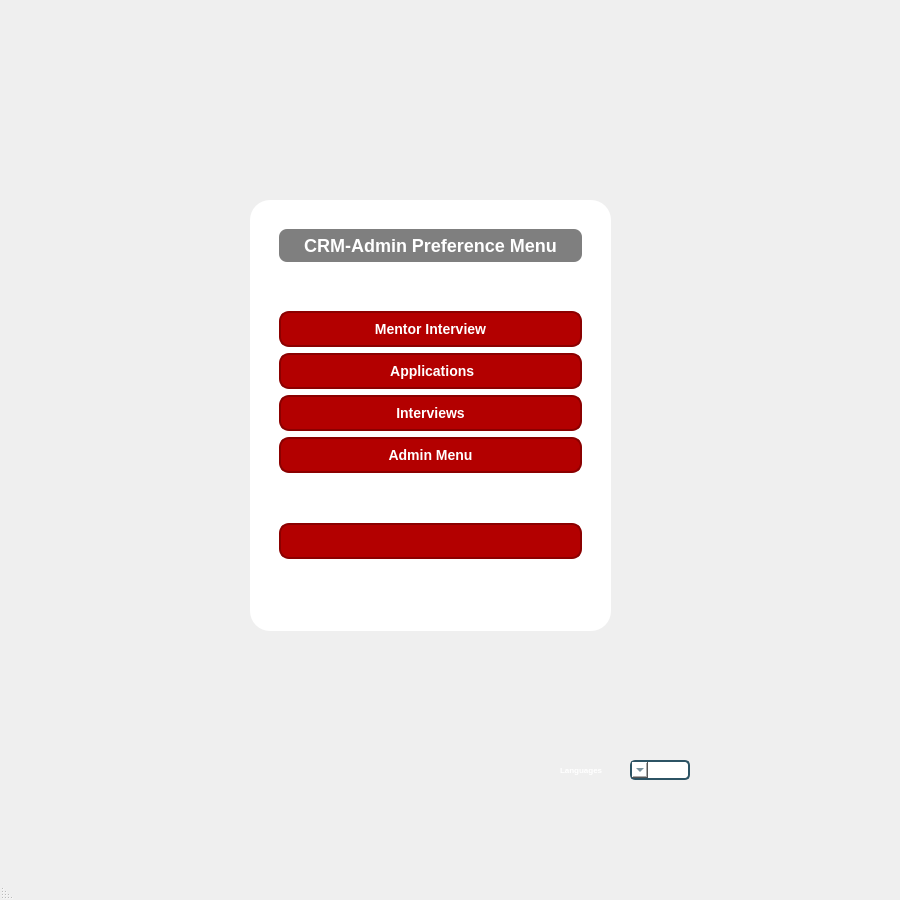
<?xml version="1.0" encoding="UTF-8"?>
<ui version="4.0">
 <class>MainWindow</class>
 <widget class="QMainWindow" name="MainWindow">
  <property name="geometry">
   <rect>
    <x>0</x>
    <y>0</y>
    <width>900</width>
    <height>900</height>
   </rect>
  </property>
  <property name="minimumSize">
   <size>
    <width>900</width>
    <height>900</height>
   </size>
  </property>
  <property name="maximumSize">
   <size>
    <width>900</width>
    <height>900</height>
   </size>
  </property>
  <property name="windowTitle">
   <string>MainWindow</string>
  </property>
  <property name="layoutDirection">
   <enum>Qt::RightToLeft</enum>
  </property>
  <property name="styleSheet">
   <string notr="true">QMainWindow, QWidget {
    background: qlineargradient(x1:0, y1:0, x2:1, y2:1,
        stop:0 #0f2027, stop:0.5 #203a43, stop:1 #2c5364);
}
</string>
  </property>
  <property name="toolButtonStyle">
   <enum>Qt::ToolButtonFollowStyle</enum>
  </property>
  <widget class="QWidget" name="centralwidget">
   <property name="styleSheet">
    <string notr="true">QMainWindow, QDialog {
    background: qlineargradient(x1:0, y1:0, x2:1, y2:1,
        stop:0 #0f2027, stop:0.5 #203a43, stop:1 #2c5364);
}
</string>
   </property>
   <widget class="QWidget" name="widget" native="true">
    <property name="geometry">
     <rect>
      <x>120</x>
      <y>40</y>
      <width>621</width>
      <height>761</height>
     </rect>
    </property>
    <property name="minimumSize">
     <size>
      <width>500</width>
      <height>600</height>
     </size>
    </property>
    <property name="maximumSize">
     <size>
      <width>900</width>
      <height>1000</height>
     </size>
    </property>
    <property name="styleSheet">
     <string notr="true">QMainWindow, QDialog {
    background: qlineargradient(x1:0, y1:0, x2:1, y2:1,
        stop:0 #0f2027, stop:0.5 #203a43, stop:1 #2c5364);
}
</string>
    </property>
    <widget class="QFrame" name="frame_menu">
     <property name="geometry">
      <rect>
       <x>130</x>
       <y>160</y>
       <width>361</width>
       <height>431</height>
      </rect>
     </property>
     <property name="focusPolicy">
      <enum>Qt::TabFocus</enum>
     </property>
     <property name="layoutDirection">
      <enum>Qt::RightToLeft</enum>
     </property>
     <property name="styleSheet">
      <string notr="true">QFrame {
    background-color: white;
    border-radius: 20px;
    padding: 20px;
}
</string>
     </property>
     <property name="frameShape">
      <enum>QFrame::WinPanel</enum>
     </property>
     <property name="frameShadow">
      <enum>QFrame::Raised</enum>
     </property>
     <layout class="QVBoxLayout" name="verticalLayout">
      <item>
       <widget class="QLabel" name="label_adminprefencemenu">
        <property name="font">
         <font>
          <pointsize>-1</pointsize>
          <weight>75</weight>
          <bold>true</bold>
         </font>
        </property>
        <property name="styleSheet">
         <string notr="true">QLabel {
    background-color: #7f7f7f;
    color: white;
    font-weight: bold;
    font-size: 18px;
    padding: 6px 12px;
    border-radius: 8px;
}


</string>
        </property>
        <property name="frameShape">
         <enum>QFrame::StyledPanel</enum>
        </property>
        <property name="frameShadow">
         <enum>QFrame::Raised</enum>
        </property>
        <property name="text">
         <string>CRM-Admin Preference Menu</string>
        </property>
        <property name="textFormat">
         <enum>Qt::AutoText</enum>
        </property>
        <property name="scaledContents">
         <bool>false</bool>
        </property>
        <property name="alignment">
         <set>Qt::AlignCenter</set>
        </property>
       </widget>
      </item>
      <item>
       <spacer name="verticalSpacer_2">
        <property name="orientation">
         <enum>Qt::Vertical</enum>
        </property>
        <property name="sizeHint" stdset="0">
         <size>
          <width>20</width>
          <height>40</height>
         </size>
        </property>
       </spacer>
      </item>
      <item>
       <widget class="QPushButton" name="pushButton_mentorinterview">
        <property name="styleSheet">
         <string notr="true">QPushButton {
    background-color: #b30000;
    color: white;
    border-radius: 10px;
    padding: 8px 20px;
    font-weight: bold;
    font-size: 14px;
    border: 2px solid #8b0000;
}

QPushButton:hover {
    background-color: #e60000;
    border: 2px solid #ff0000;
}

</string>
        </property>
        <property name="text">
         <string>Mentor Interview</string>
        </property>
       </widget>
      </item>
      <item>
       <widget class="QPushButton" name="pushButton_applications">
        <property name="layoutDirection">
         <enum>Qt::LeftToRight</enum>
        </property>
        <property name="styleSheet">
         <string notr="true">QPushButton {
    background-color: #b30000;
    color: white;
    border-radius: 10px;
    padding: 8px 20px;
    font-weight: bold;
    font-size: 14px;
    border: 2px solid #8b0000;
}

QPushButton:hover {
    background-color: #e60000;
    border: 2px solid #ff0000;
}

</string>
        </property>
        <property name="text">
         <string> Applications</string>
        </property>
        <property name="icon">
         <iconset>
          <normaloff>../images/categories.png</normaloff>../images/categories.png</iconset>
        </property>
        <property name="iconSize">
         <size>
          <width>18</width>
          <height>18</height>
         </size>
        </property>
        <property name="autoRepeatDelay">
         <number>300</number>
        </property>
       </widget>
      </item>
      <item>
       <widget class="QPushButton" name="pushButton_interviews">
        <property name="styleSheet">
         <string notr="true">QPushButton {
    background-color: #b30000;
    color: white;
    border-radius: 10px;
    padding: 8px 20px;
    font-weight: bold;
    font-size: 14px;
    border: 2px solid #8b0000;
}

QPushButton:hover {
    background-color: #e60000;
    border: 2px solid #ff0000;
}
</string>
        </property>
        <property name="text">
         <string>Interviews</string>
        </property>
       </widget>
      </item>
      <item>
       <widget class="QPushButton" name="pushButton_adminmenu">
        <property name="layoutDirection">
         <enum>Qt::LeftToRight</enum>
        </property>
        <property name="styleSheet">
         <string notr="true">QPushButton {
    background-color: #b30000;
    color: white;
    border-radius: 10px;
    padding: 8px 20px;
    font-weight: bold;
    font-size: 14px;
    border: 2px solid #8b0000;
}

QPushButton:hover {
    background-color: #e60000;
    border: 2px solid #ff0000;
}
</string>
        </property>
        <property name="text">
         <string>Admin Menu</string>
        </property>
        <property name="icon">
         <iconset>
          <normaloff>../images/home.png</normaloff>../images/home.png</iconset>
        </property>
        <property name="iconSize">
         <size>
          <width>17</width>
          <height>17</height>
         </size>
        </property>
       </widget>
      </item>
      <item>
       <spacer name="verticalSpacer_3">
        <property name="orientation">
         <enum>Qt::Vertical</enum>
        </property>
        <property name="sizeHint" stdset="0">
         <size>
          <width>20</width>
          <height>40</height>
         </size>
        </property>
       </spacer>
      </item>
      <item>
       <widget class="QPushButton" name="pushButton_exit">
        <property name="styleSheet">
         <string notr="true">QPushButton {
    background-color: #b30000;
    color: white;
    border-radius: 10px;
    padding: 8px 20px;
    font-weight: bold;
    font-size: 14px;
    border: 2px solid #8b0000;
}

QPushButton:hover {
    background-color: #e60000;
    border: 2px solid #ff0000;
}
</string>
        </property>
        <property name="text">
         <string/>
        </property>
        <property name="icon">
         <iconset>
          <normaloff>../images/logout.png</normaloff>../images/logout.png</iconset>
        </property>
        <property name="iconSize">
         <size>
          <width>18</width>
          <height>18</height>
         </size>
        </property>
       </widget>
      </item>
      <item>
       <spacer name="verticalSpacer">
        <property name="orientation">
         <enum>Qt::Vertical</enum>
        </property>
        <property name="sizeHint" stdset="0">
         <size>
          <width>20</width>
          <height>40</height>
         </size>
        </property>
       </spacer>
      </item>
     </layout>
    </widget>
    <widget class="QComboBox" name="comboBox_language">
     <property name="geometry">
      <rect>
       <x>510</x>
       <y>720</y>
       <width>60</width>
       <height>20</height>
      </rect>
     </property>
     <property name="maximumSize">
      <size>
       <width>60</width>
       <height>16777215</height>
      </size>
     </property>
     <property name="styleSheet">
      <string notr="true">QComboBox#comboBox_language {
    background-color: #ffffff;
    color: #2c5364;  /* Tema ile uyumlu koyu mavi */
    border: 2px solid #2c5364;
    border-radius: 5px;
    padding: 4px;
    min-width: 10px;
    font-weight: bold;
}
QComboBox QAbstractItemView {
    background-color: #ffffff;
    color: #2c5364;
    selection-background-color: #203a43;
    selection-color: white;
}
</string>
     </property>
     <item>
      <property name="text">
       <string/>
      </property>
     </item>
     <item>
      <property name="text">
       <string>Türkçe</string>
      </property>
     </item>
     <item>
      <property name="text">
       <string>English</string>
      </property>
     </item>
     <item>
      <property name="text">
       <string>Dutch</string>
      </property>
     </item>
     <item>
      <property name="text">
       <string>Deutsch</string>
      </property>
     </item>
     <item>
      <property name="text">
       <string>Русский</string>
      </property>
     </item>
     <item>
      <property name="text">
       <string>Español</string>
      </property>
     </item>
     <item>
      <property name="text">
       <string>العربية</string>
      </property>
     </item>
     <item>
      <property name="text">
       <string>简体中文</string>
      </property>
     </item>
     <item>
      <property name="text">
       <string>日本語</string>
      </property>
     </item>
    </widget>
    <widget class="QLabel" name="label_language">
     <property name="geometry">
      <rect>
       <x>440</x>
       <y>720</y>
       <width>61</width>
       <height>20</height>
      </rect>
     </property>
     <property name="maximumSize">
      <size>
       <width>100</width>
       <height>20</height>
      </size>
     </property>
     <property name="styleSheet">
      <string notr="true">QLabel#label_language {
    color: white;
    font-weight: bold;
    font-size: 6pt;
}
</string>
     </property>
     <property name="text">
      <string>Languages</string>
     </property>
    </widget>
    <widget class="QLabel" name="label_logo">
     <property name="geometry">
      <rect>
       <x>100</x>
       <y>10</y>
       <width>441</width>
       <height>81</height>
      </rect>
     </property>
     <property name="text">
      <string/>
     </property>
     <property name="pixmap">
      <pixmap>../images/logo.jpg</pixmap>
     </property>
     <property name="scaledContents">
      <bool>true</bool>
     </property>
    </widget>
   </widget>
  </widget>
  <widget class="QMenuBar" name="menubar">
   <property name="geometry">
    <rect>
     <x>0</x>
     <y>0</y>
     <width>900</width>
     <height>26</height>
    </rect>
   </property>
  </widget>
  <widget class="QStatusBar" name="statusbar"/>
 </widget>
 <resources/>
 <connections/>
</ui>
